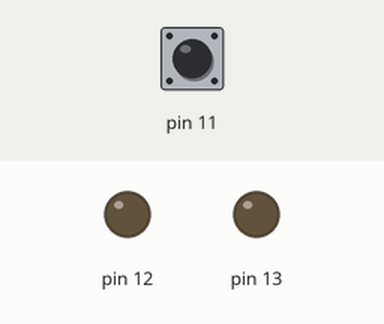
This sketch was run on a simulated Arduino Uno, built with avr-gcc and run on an emulated ATmega328P. On the bench: output pins drawn as LEDs (lit = HIGH). Inputs (shaded band) come from the test bench; at power-on: pin 11 HIGH.

Above: at 1.2 s.
1.3 s: pin 11 pulled LOW for 0.15 s
At 1.42 s:
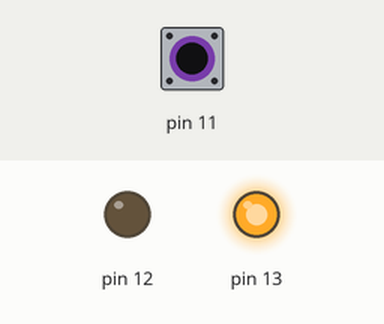
3.3 s: pin 11 pulled LOW for 3.2 s
At 4.0 s:
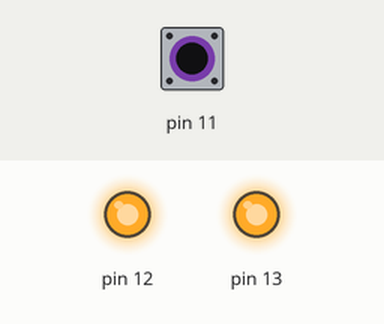
Timing chart, 0 to 8.3 s (numbered marks = the images above; inputs shaded):
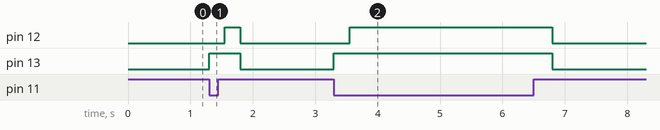

The sketch:

Experiment_1.ino
```cpp
#define dw digitalWrite
#define dr digitalRead
void setup(){
  pinMode(13,OUTPUT);
  pinMode(12,OUTPUT);
  pinMode(11,INPUT_PULLUP); ///this means 1st value will high
}

void loop(){
  int val = dr(11); /// when push button it will return 0 as we set initial 1
  if(val){
    dw(13,LOW);
    dw(12,LOW);
  }else{
    dw(13,HIGH);
    delay(250);
    dw(12,HIGH);
    delay(250);
  }
}
```

Measured:
- after the input at 1.3 s, pin 12: LOW → HIGH after 0.25 s, → LOW 0.25 s later; pin 13: LOW → HIGH at once, → LOW 0.50 s later
- after the input at 3.3 s, pin 12: LOW → HIGH after 0.25 s, → LOW 3.3 s later; pin 13: LOW → HIGH at once, → LOW 3.5 s later
